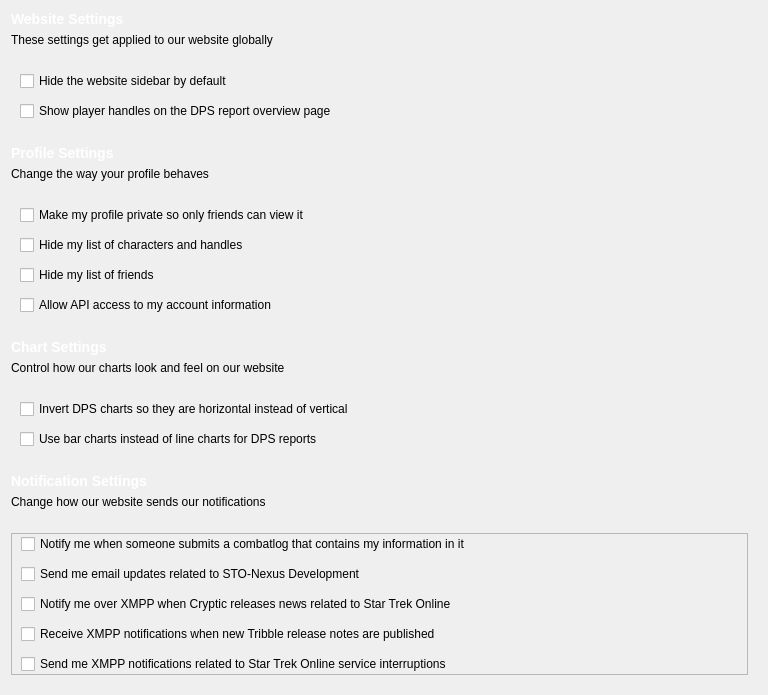
             <widget class="QWidget" name="scrollAreaWidgetContents">
              <property name="geometry">
               <rect>
                <x>0</x>
                <y>0</y>
                <width>768</width>
                <height>673</height>
               </rect>
              </property>
              <layout class="QVBoxLayout" name="verticalLayout_35">
               <item>
                <widget class="QFrame" name="frame">
                 <property name="sizePolicy">
                  <sizepolicy hsizetype="Preferred" vsizetype="Fixed">
                   <horstretch>0</horstretch>
                   <verstretch>0</verstretch>
                  </sizepolicy>
                 </property>
                 <layout class="QVBoxLayout" name="verticalLayout_22">
                  <property name="leftMargin">
                   <number>0</number>
                  </property>
                  <property name="topMargin">
                   <number>0</number>
                  </property>
                  <item>
                   <widget class="QLabel" name="label_29">
                    <property name="styleSheet">
                     <string notr="true">font-weight:bold;
color:#fff;
font-size:14px</string>
                    </property>
                    <property name="text">
                     <string>Website Settings</string>
                    </property>
                    <property name="alignment">
                     <set>Qt::AlignLeading|Qt::AlignLeft|Qt::AlignVCenter</set>
                    </property>
                   </widget>
                  </item>
                  <item>
                   <widget class="QLabel" name="label_28">
                    <property name="text">
                     <string>These settings get applied to our website globally</string>
                    </property>
                    <property name="alignment">
                     <set>Qt::AlignLeading|Qt::AlignLeft|Qt::AlignVCenter</set>
                    </property>
                   </widget>
                  </item>
                 </layout>
                </widget>
               </item>
               <item>
                <widget class="QFrame" name="frame_25">
                 <property name="sizePolicy">
                  <sizepolicy hsizetype="Preferred" vsizetype="Fixed">
                   <horstretch>0</horstretch>
                   <verstretch>0</verstretch>
                  </sizepolicy>
                 </property>
                 <property name="styleSheet">
                  <string notr="true"/>
                 </property>
                 <layout class="QVBoxLayout" name="verticalLayout_28">
                  <property name="leftMargin">
                   <number>0</number>
                  </property>
                  <item>
                   <widget class="QFrame" name="frame_21">
                    <property name="sizePolicy">
                     <sizepolicy hsizetype="Preferred" vsizetype="Fixed">
                      <horstretch>0</horstretch>
                      <verstretch>0</verstretch>
                     </sizepolicy>
                    </property>
                    <layout class="QGridLayout" name="gridLayout_6">
                     <property name="topMargin">
                      <number>0</number>
                     </property>
                     <property name="bottomMargin">
                      <number>0</number>
                     </property>
                     <property name="verticalSpacing">
                      <number>10</number>
                     </property>
                     <item row="0" column="0">
                      <widget class="QCheckBox" name="hide_sidebar">
                       <property name="text">
                        <string>Hide the website sidebar by default</string>
                       </property>
                      </widget>
                     </item>
                     <item row="1" column="0">
                      <widget class="QCheckBox" name="show_handles">
                       <property name="sizePolicy">
                        <sizepolicy hsizetype="Preferred" vsizetype="Preferred">
                         <horstretch>0</horstretch>
                         <verstretch>0</verstretch>
                        </sizepolicy>
                       </property>
                       <property name="text">
                        <string>Show player handles on the DPS report overview page</string>
                       </property>
                      </widget>
                     </item>
                    </layout>
                   </widget>
                  </item>
                 </layout>
                </widget>
               </item>
               <item>
                <widget class="QFrame" name="frame_8">
                 <property name="sizePolicy">
                  <sizepolicy hsizetype="Preferred" vsizetype="Fixed">
                   <horstretch>0</horstretch>
                   <verstretch>0</verstretch>
                  </sizepolicy>
                 </property>
                 <layout class="QVBoxLayout" name="verticalLayout_14">
                  <property name="leftMargin">
                   <number>0</number>
                  </property>
                  <item>
                   <widget class="QLabel" name="label_20">
                    <property name="styleSheet">
                     <string notr="true">font-weight:bold;
color:#fff;
font-size:14px</string>
                    </property>
                    <property name="text">
                     <string>Profile Settings</string>
                    </property>
                    <property name="alignment">
                     <set>Qt::AlignLeading|Qt::AlignLeft|Qt::AlignVCenter</set>
                    </property>
                   </widget>
                  </item>
                  <item>
                   <widget class="QLabel" name="label_21">
                    <property name="text">
                     <string>Change the way your profile behaves</string>
                    </property>
                    <property name="alignment">
                     <set>Qt::AlignLeading|Qt::AlignLeft|Qt::AlignVCenter</set>
                    </property>
                   </widget>
                  </item>
                 </layout>
                </widget>
               </item>
               <item>
                <widget class="QFrame" name="frame_26">
                 <property name="sizePolicy">
                  <sizepolicy hsizetype="Preferred" vsizetype="Fixed">
                   <horstretch>0</horstretch>
                   <verstretch>0</verstretch>
                  </sizepolicy>
                 </property>
                 <property name="styleSheet">
                  <string notr="true"/>
                 </property>
                 <layout class="QVBoxLayout" name="verticalLayout_29">
                  <property name="leftMargin">
                   <number>0</number>
                  </property>
                  <item>
                   <widget class="QFrame" name="frame_5">
                    <property name="sizePolicy">
                     <sizepolicy hsizetype="Preferred" vsizetype="Fixed">
                      <horstretch>0</horstretch>
                      <verstretch>0</verstretch>
                     </sizepolicy>
                    </property>
                    <layout class="QGridLayout" name="gridLayout_5">
                     <property name="topMargin">
                      <number>0</number>
                     </property>
                     <property name="bottomMargin">
                      <number>0</number>
                     </property>
                     <property name="verticalSpacing">
                      <number>10</number>
                     </property>
                     <item row="0" column="0">
                      <widget class="QCheckBox" name="user_is_private">
                       <property name="text">
                        <string>Make my profile private so only friends can view it</string>
                       </property>
                      </widget>
                     </item>
                     <item row="1" column="0">
                      <widget class="QCheckBox" name="hide_characters">
                       <property name="text">
                        <string>Hide my list of characters and handles</string>
                       </property>
                      </widget>
                     </item>
                     <item row="2" column="0">
                      <widget class="QCheckBox" name="hide_friends">
                       <property name="text">
                        <string>Hide my list of friends</string>
                       </property>
                      </widget>
                     </item>
                     <item row="3" column="0">
                      <widget class="QCheckBox" name="is_api_enabled">
                       <property name="sizePolicy">
                        <sizepolicy hsizetype="Preferred" vsizetype="Preferred">
                         <horstretch>0</horstretch>
                         <verstretch>0</verstretch>
                        </sizepolicy>
                       </property>
                       <property name="text">
                        <string>Allow API access to my account information</string>
                       </property>
                      </widget>
                     </item>
                    </layout>
                   </widget>
                  </item>
                 </layout>
                </widget>
               </item>
               <item>
                <widget class="QFrame" name="frame_20">
                 <property name="sizePolicy">
                  <sizepolicy hsizetype="Preferred" vsizetype="Fixed">
                   <horstretch>0</horstretch>
                   <verstretch>0</verstretch>
                  </sizepolicy>
                 </property>
                 <layout class="QVBoxLayout" name="verticalLayout_30">
                  <property name="leftMargin">
                   <number>0</number>
                  </property>
                  <item>
                   <widget class="QLabel" name="label_26">
                    <property name="styleSheet">
                     <string notr="true">font-weight:bold;
color:#fff;
font-size:14px</string>
                    </property>
                    <property name="text">
                     <string>Chart Settings</string>
                    </property>
                    <property name="alignment">
                     <set>Qt::AlignLeading|Qt::AlignLeft|Qt::AlignVCenter</set>
                    </property>
                   </widget>
                  </item>
                  <item>
                   <widget class="QLabel" name="label_27">
                    <property name="text">
                     <string>Control how our charts look and feel on our website</string>
                    </property>
                    <property name="alignment">
                     <set>Qt::AlignLeading|Qt::AlignLeft|Qt::AlignVCenter</set>
                    </property>
                   </widget>
                  </item>
                 </layout>
                </widget>
               </item>
               <item>
                <widget class="QFrame" name="frame_2">
                 <property name="sizePolicy">
                  <sizepolicy hsizetype="Preferred" vsizetype="Fixed">
                   <horstretch>0</horstretch>
                   <verstretch>0</verstretch>
                  </sizepolicy>
                 </property>
                 <property name="styleSheet">
                  <string notr="true"/>
                 </property>
                 <layout class="QVBoxLayout" name="verticalLayout_13">
                  <property name="leftMargin">
                   <number>0</number>
                  </property>
                  <item>
                   <widget class="QFrame" name="frame_27">
                    <property name="sizePolicy">
                     <sizepolicy hsizetype="Preferred" vsizetype="Fixed">
                      <horstretch>0</horstretch>
                      <verstretch>0</verstretch>
                     </sizepolicy>
                    </property>
                    <layout class="QGridLayout" name="gridLayout_2">
                     <property name="topMargin">
                      <number>0</number>
                     </property>
                     <property name="bottomMargin">
                      <number>0</number>
                     </property>
                     <property name="verticalSpacing">
                      <number>10</number>
                     </property>
                     <item row="0" column="0">
                      <widget class="QCheckBox" name="is_charts_inverted">
                       <property name="sizePolicy">
                        <sizepolicy hsizetype="Preferred" vsizetype="Preferred">
                         <horstretch>0</horstretch>
                         <verstretch>0</verstretch>
                        </sizepolicy>
                       </property>
                       <property name="text">
                        <string>Invert DPS charts so they are horizontal instead of vertical</string>
                       </property>
                      </widget>
                     </item>
                     <item row="1" column="0">
                      <widget class="QCheckBox" name="is_bar_chart">
                       <property name="text">
                        <string>Use bar charts instead of line charts for DPS reports</string>
                       </property>
                      </widget>
                     </item>
                    </layout>
                   </widget>
                  </item>
                 </layout>
                </widget>
               </item>
               <item>
                <widget class="QFrame" name="frame_37">
                 <property name="sizePolicy">
                  <sizepolicy hsizetype="Preferred" vsizetype="Fixed">
                   <horstretch>0</horstretch>
                   <verstretch>0</verstretch>
                  </sizepolicy>
                 </property>
                 <layout class="QVBoxLayout" name="verticalLayout_31">
                  <property name="leftMargin">
                   <number>0</number>
                  </property>
                  <item>
                   <widget class="QLabel" name="label_34">
                    <property name="styleSheet">
                     <string notr="true">font-weight:bold;
color:#fff;
font-size:14px</string>
                    </property>
                    <property name="text">
                     <string>Notification Settings</string>
                    </property>
                    <property name="alignment">
                     <set>Qt::AlignLeading|Qt::AlignLeft|Qt::AlignVCenter</set>
                    </property>
                   </widget>
                  </item>
                  <item>
                   <widget class="QLabel" name="label_35">
                    <property name="text">
                     <string>Change how our website sends our notifications</string>
                    </property>
                    <property name="alignment">
                     <set>Qt::AlignLeading|Qt::AlignLeft|Qt::AlignVCenter</set>
                    </property>
                   </widget>
                  </item>
                 </layout>
                </widget>
               </item>
               <item>
                <widget class="QFrame" name="frame_38">
                 <property name="sizePolicy">
                  <sizepolicy hsizetype="Preferred" vsizetype="Fixed">
                   <horstretch>0</horstretch>
                   <verstretch>0</verstretch>
                  </sizepolicy>
                 </property>
                 <property name="styleSheet">
                  <string notr="true"/>
                 </property>
                 <layout class="QVBoxLayout" name="verticalLayout_34">
                  <property name="leftMargin">
                   <number>0</number>
                  </property>
                  <item>
                   <widget class="QFrame" name="frame_39">
                    <property name="sizePolicy">
                     <sizepolicy hsizetype="Preferred" vsizetype="Fixed">
                      <horstretch>0</horstretch>
                      <verstretch>0</verstretch>
                     </sizepolicy>
                    </property>
                    <property name="frameShape">
                     <enum>QFrame::StyledPanel</enum>
                    </property>
                    <property name="frameShadow">
                     <enum>QFrame::Raised</enum>
                    </property>
                    <layout class="QGridLayout" name="gridLayout_4">
                     <property name="topMargin">
                      <number>0</number>
                     </property>
                     <property name="bottomMargin">
                      <number>0</number>
                     </property>
                     <property name="verticalSpacing">
                      <number>10</number>
                     </property>
                     <item row="0" column="0">
                      <widget class="QCheckBox" name="is_monitor_enabled">
                       <property name="sizePolicy">
                        <sizepolicy hsizetype="Preferred" vsizetype="Preferred">
                         <horstretch>0</horstretch>
                         <verstretch>0</verstretch>
                        </sizepolicy>
                       </property>
                       <property name="text">
                        <string>Notify me when someone submits a combatlog that contains my information in it</string>
                       </property>
                      </widget>
                     </item>
                     <item row="1" column="0">
                      <widget class="QCheckBox" name="is_subscribed">
                       <property name="sizePolicy">
                        <sizepolicy hsizetype="Preferred" vsizetype="Preferred">
                         <horstretch>0</horstretch>
                         <verstretch>0</verstretch>
                        </sizepolicy>
                       </property>
                       <property name="text">
                        <string>Send me email updates related to STO-Nexus Development</string>
                       </property>
                      </widget>
                     </item>
                     <item row="2" column="0">
                      <widget class="QCheckBox" name="is_xmpp_news">
                       <property name="text">
                        <string>Notify me over XMPP when Cryptic releases news related to Star Trek Online</string>
                       </property>
                      </widget>
                     </item>
                     <item row="3" column="0">
                      <widget class="QCheckBox" name="is_xmpp_tribble_news">
                       <property name="text">
                        <string>Receive XMPP notifications when new Tribble release notes are published</string>
                       </property>
                      </widget>
                     </item>
                     <item row="4" column="0">
                      <widget class="QCheckBox" name="is_xmpp_service_monitor">
                       <property name="text">
                        <string>Send me XMPP notifications related to Star Trek Online service interruptions</string>
                       </property>
                      </widget>
                     </item>
                    </layout>
                   </widget>
                  </item>
                 </layout>
                </widget>
               </item>
              </layout>
             </widget>
